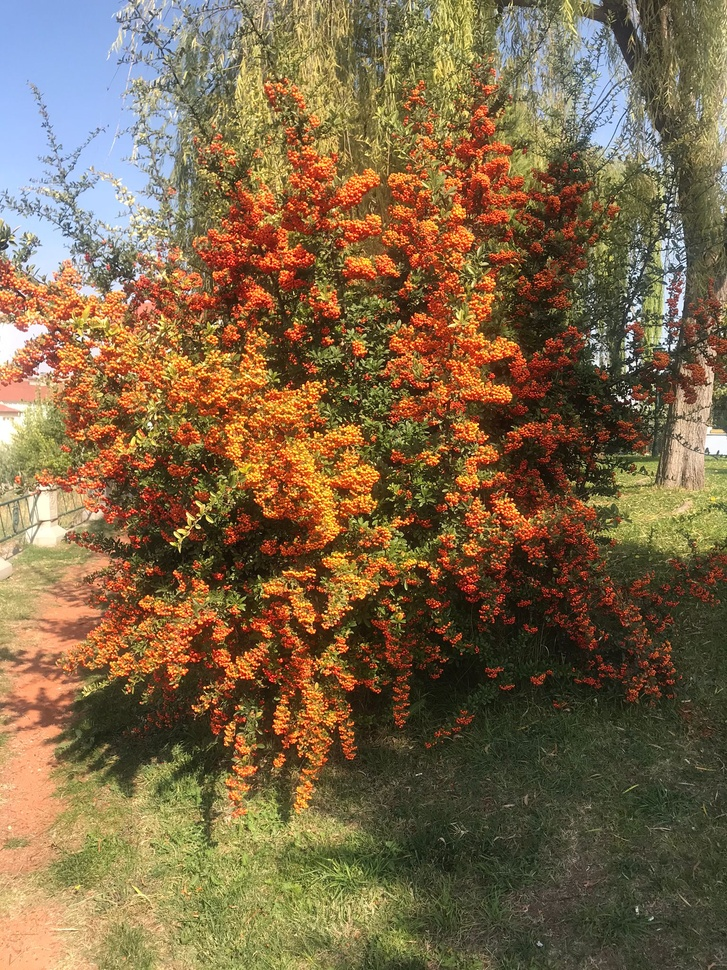
%> input picture WhatsApp Image 2021-10-11 at 17.32.23 (1).jpeg, 727 x 970 px, shrunk from 1536 x 2048 before the run
$ octave fourth.m   (GNU Octave 9; MATLAB toolbox functions it lacks are replaced by stand-ins)
%> lines starting %> are read from the running program, lines starting %| are printed output that depends on the picture; in (x1, y1, x2, y2) boxes, pixels count from 0 and x2, y2 are one past the last pixel; in counts of white or black regions, pixels touching at a corner belong together; the program's own positions count from 1
%NEGATİVE TRANSFORMATİON ,GAMMA TRANSFORMATİON
%RESMİ NEGATİVE YAPMAK İÇİN=> NEGATİVE_İMAGE=L-1-img  L=resim kaç bitle
%işlem yapılıyorsa==>> 2^bit=L
img1=imread("WhatsApp Image 2021-10-11 at 17.32.23 (1).jpeg");
%> img1 is the input picture: size 970x727x3 uint8; mean R, G, B 126.2, 103.6, 72.1
figure("Name","Original image");
axis on;
imshow(img1);
Negative_image=256-1-img1;
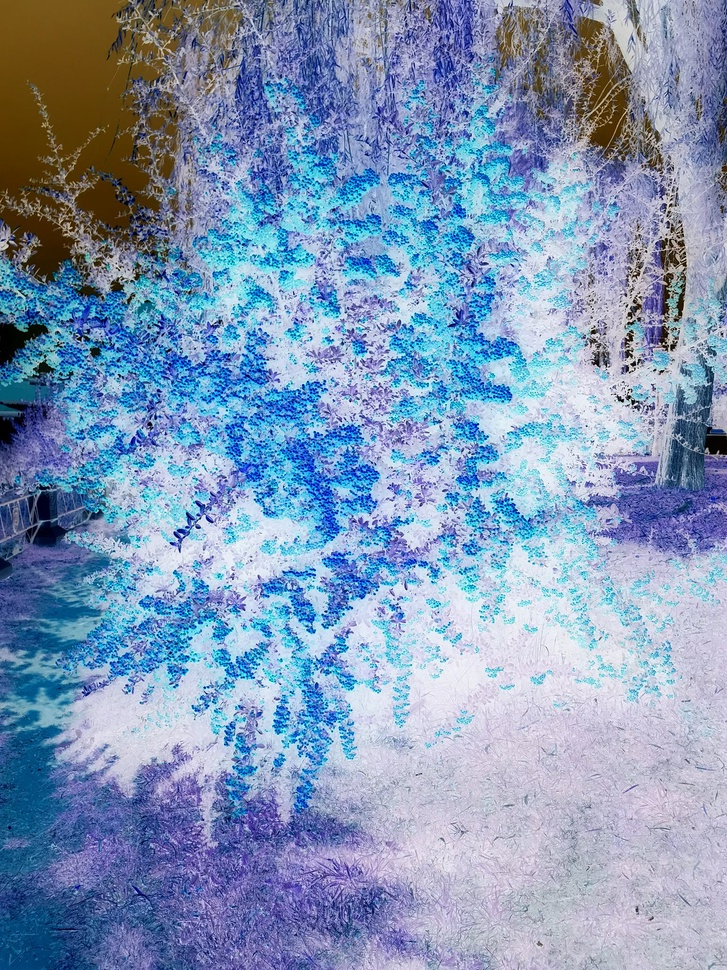
%> Negative_image: size 970x727x3 uint8; mean R, G, B 128.8, 151.4, 182.9
figure("Name","negative image");
imshow(Negative_image);
%0<gamma<1 :resim açılır    gamma>1 :resim kararır

%gama transformtion
%0<gamma<1: gama bu aralıkta iken dark pixelleri daha geniş bir aralığa
%yayıyoruz,aydınlık pixelleri ise daha dar bir aralığa yapmış oluyoruz böylece resim daha aydınlık olmuş oluyor. 0'a yaklaştıkça gama
%resim daha parlak olur
%gama>1 iken aydınlık pixelleri daha geniş bir aralığa yayrken, karanlık
%olan pixelleri de daha dar bir aralığa yaydığı için resim kararır
Img_D=imread('C:\Users\anilo\OneDrive\Documents\MATLAB\image_processing\Image_processing_post_otsus_algorithm.jpg','jpeg');
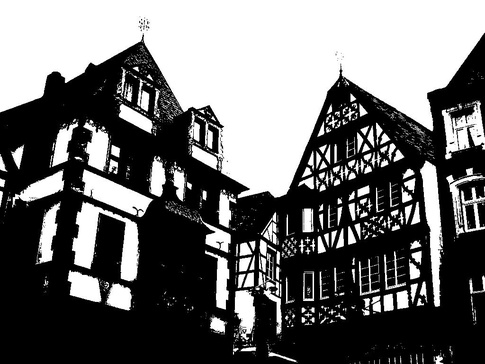
%> input picture Image_processing_post_otsus_algorithm.jpg, 485 x 364 px, shrunk from 1024 x 768 before the run
%> Img_D is the input picture: size 364x485 uint8; min 0, max 255, mean 109.5
figure("Name","DARKNESS PHOTO");
imshow(Img_D);
Img_D=double(Img_D);
%> Img_D: size 364x485 double
Img_Y=Img_D;
Img_scaled=Img_D/255;%scale intencity values to range [0 1]==>resimdeki her pixelin değerini 0 ile 1 aralığına çektik

gamma=0.5;
c=1;
Img_g=c*Img_scaled.^gamma;
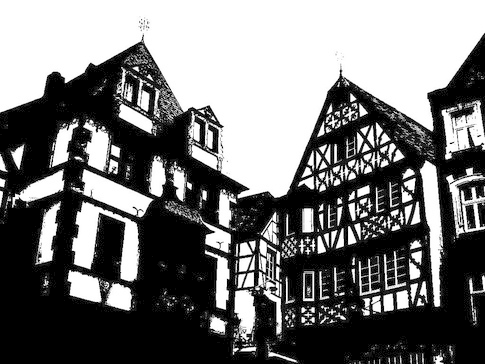
%> Img_g: size 364x485 double; min 0, max 1, mean 0.464
Img_g=255*Img_g;

%SCALE intencity back to the range [0 255]:
figure("Name","gamma=0.5");
imshow(Img_g);
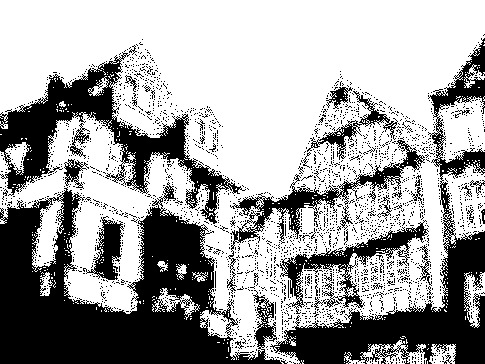
%> displayed picture: size 364x485, on the screen's scale of 0 to 255; 64.1% white; 2628 black regions (2595 under 20 px), largest, box (x1, y1, x2, y2) and area: (0, 182, 288, 364) 25083, (270, 38, 485, 364) 13191, (0, 52, 246, 224) 9766
figure("Name","histogram of gamma=0.5 transform");
imhist(Img_g);
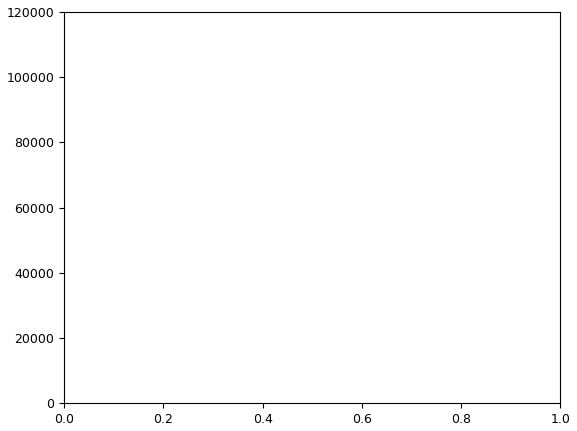
%> figure redrawn from the program's plot data; highest point at x = 1, y = 113130

Img_scaled1=Img_Y/255;
gamma=2;
c=1;
Img_G1=c*Img_scaled1.^gamma;
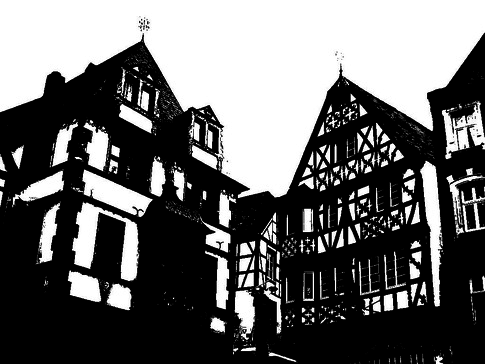
%> Img_G1: size 364x485 double; min 0, max 1, mean 0.409
Img_G1=255*Img_G1;

%SCALE intencity back to the range [0 255]:
figure("Name","gamma=0.5");
imshow(Img_G1);
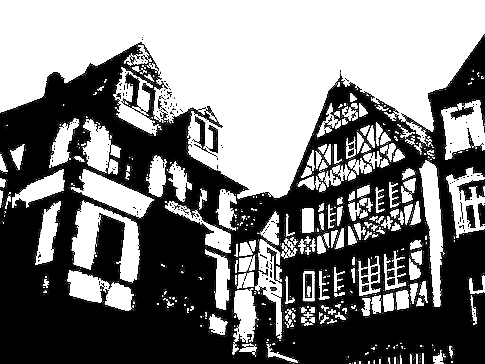
%> displayed picture: size 364x485, on the screen's scale of 0 to 255; min 0, max 255, mean 127.1
figure("Name","histogram of gamma=2 transform");
imhist(Img_G1);
%> figure, not shown here; highest point at x = 1, y = 85512
